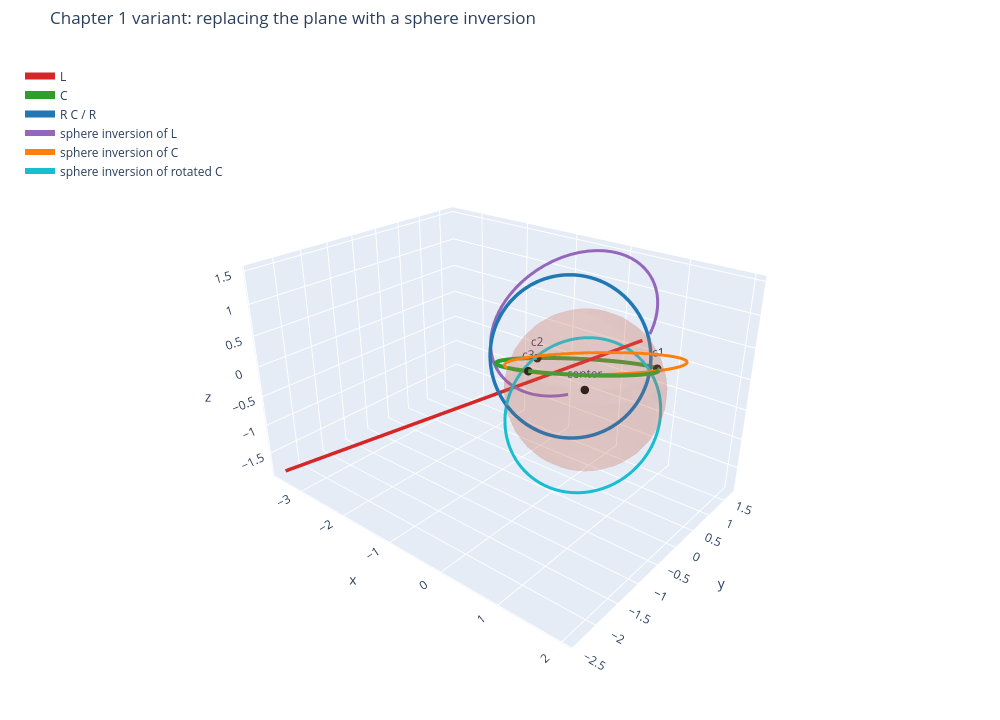

Here is the notebook cell this chart was saved with:
### Markdown cell above
## Sphere inversion variant

The chapter then swaps the plane reflector for a sphere reflector. This is a useful
stress test for the notation: the operator-shaped idea is the same, but the geometry is
different. Plane reflection sends lines to lines and circles to circles. Sphere inversion
can bend a line into a circle-like curve when the line does not pass through the sphere
center, and it changes distances by a reciprocal rule.

In coordinate terms, sphere inversion is simple. For a sphere with center `c` and radius
`r`, a point `x` moves along the ray from `c` through `x` so that

$$
\|x-c\| \; \|x'-c\| = r^2
$$

Points outside the sphere move inside, points inside move outside, and points on the
sphere stay fixed. That reciprocal distance rule is what the next code cell applies to
the sampled line and circle points.

### Code cell
sphere = Sphere3D(center=np.array([0.62, -0.18, 0.12]), radius=1.12)
line_points = L.sample(-3.0, 3.0, 220)
inverted_line_points = sphere.invert_points(line_points)
inverted_circle_points = sphere.invert_points(circle_points)
inverted_rotated_points = sphere.invert_points(rotated_circle_points)

fig_sphere = go.Figure()
fig_sphere.add_trace(sphere_surface_trace(sphere, "inversion sphere"))
fig_sphere.add_trace(line_trace(L, "L", COLORS["line"], t_min=-3.0, t_max=3.0))
fig_sphere.add_trace(curve_trace(circle_points, "C", COLORS["circle"], width=8))
fig_sphere.add_trace(curve_trace(rotated_circle_points, "R C / R", COLORS["rotated"], width=7))
fig_sphere.add_trace(curve_trace(inverted_line_points, "sphere inversion of L", COLORS["reflected"], width=6))
fig_sphere.add_trace(curve_trace(inverted_circle_points, "sphere inversion of C", "#ff7f0e", width=6))
fig_sphere.add_trace(curve_trace(inverted_rotated_points, "sphere inversion of rotated C", "#17becf", width=6))
fig_sphere.add_trace(
    point_trace(np.array([sphere.center, c1, c2, c3]), ["center", "c1", "c2", "c3"], "#111111")
)
finish_figure(fig_sphere, "Chapter 1 variant: replacing the plane with a sphere inversion")

sphere_path = save_plotly_html(
    fig_sphere,
    "chapter-01",
    "plots",
    "sphere-inversion-variant.html",
    root=ARTIFACT_ROOT,
)
print(f"saved {sphere_path}")
fig_sphere

### Figure 1 — Plotly figure (JSON) as saved in the notebook; plotly's stock layout.template omitted (floating-point values rounded to 4 significant figures; data arrays with more than 128 entries replaced by an {"elided": "..."} marker saying what was removed)
{"data": [{"colorscale": [[0, "#e07a5f"], [1, "#e07a5f"]], "hoverinfo": "skip", "name": "inversion sphere", "opacity": 0.18, "showscale": false, "type": "surface", "x": {"elided": "18x36 float values"}, "y": {"elided": "18x36 float values"}, "z": {"elided": "18x36 float values"}}, {"line": {"color": "#d62728", "width": 7}, "mode": "lines", "name": "L", "type": "scatter3d", "x": [-3.525, -3.467, -3.41, -3.352, -3.294, -3.237, -3.179, -3.122, -3.064, -3.007, -2.949, -2.891, -2.834, -2.776, -2.719, -2.661, -2.603, -2.546, -2.488, -2.431, -2.373, -2.315, -2.258, -2.2, -2.143, -2.085, -2.027, -1.97, -1.912, -1.855, -1.797, -1.74, -1.682, -1.624, -1.567, -1.509, -1.452, -1.394, -1.336, -1.279, -1.221, -1.164, -1.106, -1.048, -0.9908, -0.9333, -0.8757, -0.8181, -0.7605, -0.7029, -0.6453, -0.5877, -0.5301, -0.4725, -0.4149, -0.3573, -0.2998, -0.2422, -0.1846, -0.127, -0.06939, -0.0118, 0.04579, 0.1034, 0.161, 0.2186, 0.2762, 0.3337, 0.3913, 0.4489, 0.5065, 0.5641, 0.6217, 0.6793, 0.7369, 0.7945, 0.8521, 0.9097, 0.9672, 1.025], "y": [-2.386, -2.348, -2.31, -2.273, -2.235, -2.198, -2.16, -2.122, -2.085, -2.047, -2.01, -1.972, -1.934, -1.897, -1.859, -1.821, -1.784, -1.746, -1.709, -1.671, -1.633, -1.596, -1.558, -1.521, -1.483, -1.445, -1.408, -1.37, -1.333, -1.295, -1.257, -1.22, -1.182, -1.144, -1.107, -1.069, -1.032, -0.994, -0.9564, -0.9188, -0.8812, -0.8436, -0.806, -0.7684, -0.7308, -0.6931, -0.6555, -0.6179, -0.5803, -0.5427, -0.5051, -0.4675, -0.4299, -0.3923, -0.3547, -0.317, -0.2794, -0.2418, -0.2042, -0.1666, -0.129, -0.09138, -0.05377, -0.01616, 0.02145, 0.05906, 0.09667, 0.1343, 0.1719, 0.2095, 0.2471, 0.2847, 0.3223, 0.3599, 0.3976, 0.4352, 0.4728, 0.5104, 0.548, 0.5856], "z": [-1.822, -1.79, -1.758, -1.725, -1.693, -1.661, -1.629, -1.597, -1.564, -1.532, -1.5, -1.468, -1.436, -1.403, -1.371, -1.339, -1.307, -1.275, -1.242, -1.21, -1.178, -1.146, -1.114, -1.081, -1.049, -1.017, -0.9848, -0.9525, -0.9203, -0.8881, -0.8559, -0.8237, -0.7915, -0.7593, -0.7271, -0.6949, -0.6627, -0.6305, -0.5983, -0.5661, -0.5339, -0.5017, -0.4695, -0.4373, -0.4051, -0.3729, -0.3407, -0.3085, -0.2763, -0.2441, -0.2119, -0.1797, -0.1475, -0.1152, -0.08305, -0.05084, -0.01864, 0.01357, 0.04577, 0.07797, 0.1102, 0.1424, 0.1746, 0.2068, 0.239, 0.2712, 0.3034, 0.3356, 0.3678, 0.4, 0.4322, 0.4644, 0.4966, 0.5288, 0.561, 0.5932, 0.6254, 0.6576, 0.6898, 0.722]}, {"line": {"color": "#2ca02c", "width": 8}, "mode": "lines", "name": "C", "type": "scatter3d", "x": {"elided": "180 float values"}, "y": {"elided": "180 float values"}, "z": {"elided": "180 float values"}}, {"line": {"color": "#1f77b4", "width": 7}, "mode": "lines", "name": "R C / R", "type": "scatter3d", "x": {"elided": "180 float values"}, "y": {"elided": "180 float values"}, "z": {"elided": "180 float values"}}, {"line": {"color": "#9467bd", "width": 6}, "mode": "lines", "name": "sphere inversion of L", "type": "scatter3d", "x": {"elided": "220 float values"}, "y": {"elided": "220 float values"}, "z": {"elided": "220 float values"}}, {"line": {"color": "#ff7f0e", "width": 6}, "mode": "lines", "name": "sphere inversion of C", "type": "scatter3d", "x": {"elided": "180 float values"}, "y": {"elided": "180 float values"}, "z": {"elided": "180 float values"}}, {"line": {"color": "#17becf", "width": 6}, "mode": "lines", "name": "sphere inversion of rotated C", "type": "scatter3d", "x": {"elided": "180 float values"}, "y": {"elided": "180 float values"}, "z": {"elided": "180 float values"}}, {"marker": {"color": "#111111", "size": 5}, "mode": "markers+text", "name": "control points", "showlegend": false, "text": ["center", "c1", "c2", "c3"], "textposition": "top center", "type": "scatter3d", "x": [0.62, 1.1, -0.82, 0.2], "y": [-0.18, 0.95, 0.62, -0.92], "z": [0.12, 0.18, -0.1, 0.55]}], "layout": {"height": 720, "legend": {"bgcolor": "rgba(255,255,255,0.65)", "x": 0.02, "y": 0.98}, "margin": {"b": 0, "l": 0, "r": 0, "t": 48}, "scene": {"aspectmode": "data", "camera": {"eye": {"x": 1.55, "y": -1.85, "z": 1.2}}, "xaxis": {"title": {"text": "x"}}, "yaxis": {"title": {"text": "y"}}, "zaxis": {"title": {"text": "z"}}}, "title": {"text": "Chapter 1 variant: replacing the plane with a sphere inversion"}, "width": 1000}}
